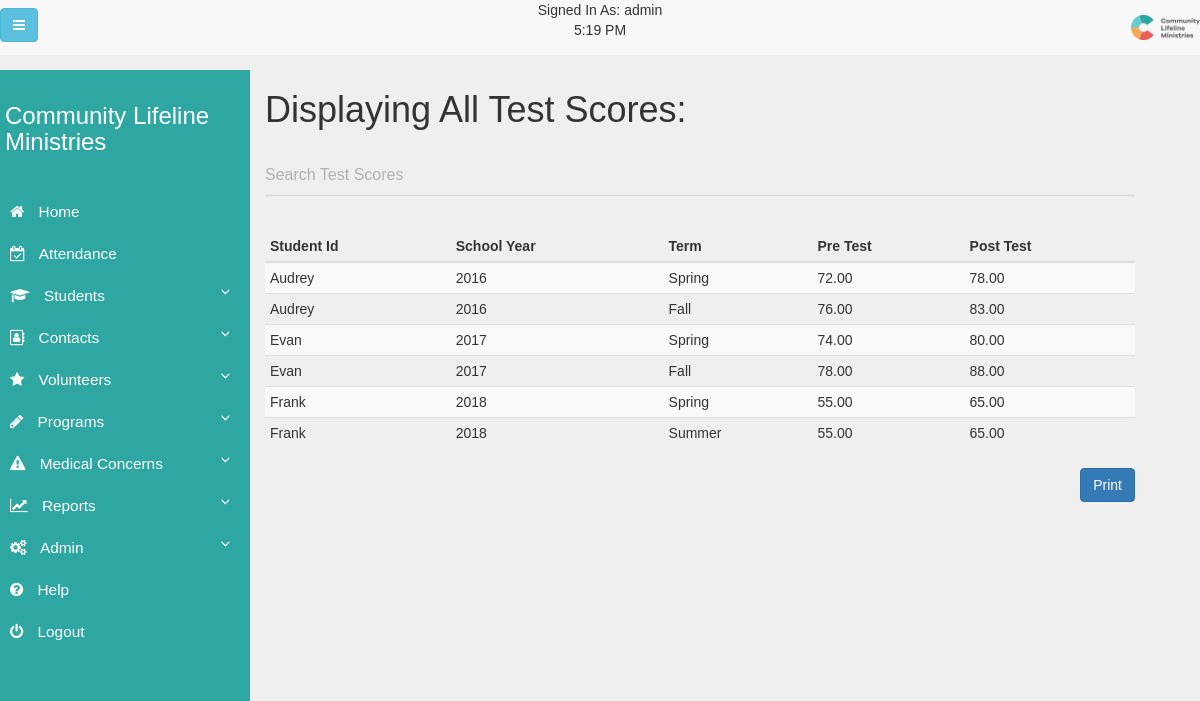
Screenshot of /php-files/show/ShowTestScores.php (signed in) with the database file from the repository.
### tables this page shows
CREATE TABLE Student_Test_Scores (
  Created_Timestamp      TIMESTAMP DEFAULT now(),
  Last_Updated_Timestamp TIMESTAMP DEFAULT CURRENT_TIMESTAMP,
  Author_Username        VARCHAR(30),
  Id                     INT(10)   AUTO_INCREMENT PRIMARY KEY,
  Student_Id             INT(10),
  School_Year            INT(10),
  Term                   VARCHAR(20),
  Pre_Test               DECIMAL(5, 2),
  Post_Test              DECIMAL(5, 2),
  CONSTRAINT FK_Student_Id_To_Students FOREIGN KEY (Student_Id)
  REFERENCES Students (Id)
);

CREATE TABLE Students (
  Created_Timestamp      TIMESTAMP DEFAULT now(),
  Last_Updated_Timestamp TIMESTAMP DEFAULT CURRENT_TIMESTAMP,
  Author_Username        VARCHAR(30),
  Id                     INT(10)   AUTO_INCREMENT PRIMARY KEY,
  Active_Student         TINYINT(1),
  First_Name             VARCHAR(30),
  Last_Name              VARCHAR(30),
  Middle_Name            VARCHAR(30),
  Suffix                 VARCHAR(10),
  Gender                 CHAR(1),
  Birth_Date             VARCHAR(30),
  Address_One            VARCHAR(40),
  Address_Two            VARCHAR(40),
  City                   VARCHAR(30),
  State                  CHAR(2),
  Zip                    INT(5),
  Ethnicity              VARCHAR(30),
  School                 VARCHAR(30),
  Permission_Slip        TINYINT(1),
  Birth_Certificate      TINYINT(1),
  Reduced_Lunch_Eligible TINYINT(1),
  IEP                    TINYINT(1)
);

### php-files/show/ShowTestScores.php (the view, shortened to what this page needs)
<?php
include("../scripts/header.php");
include("../../db/config.php");
$query = "SELECT Students.First_Name, Students.Last_Name,
            Student_Test_Scores.Student_Id,
            Student_Test_Scores.School_Year,
            Student_Test_Scores.Pre_Test,
            Student_Test_Scores.Term,
            Student_Test_Scores.Post_Test
            FROM Students
            JOIN Student_Test_Scores ON Students.Id = Student_Test_Scores.Student_Id";
$result = mysqli_query($db, $query);
?>
<h1>Displaying All Test Scores:</h1>
<div class="col-lg">
    <div class="mdl-textfield mdl-js-textfield mdl-textfield--floating-label">
        <input id="searchInput" class="mdl-textfield__input" name="searchInput" onkeyup="return FilterFields();" type="text"/>
        <label class="mdl-textfield__label" for="searchInput">Search Test Scores</label>
    </div>
</div>
<br />
<div id="print_div">
    <table id="test_scores" class="table table-condensed table-striped">
        <thead>
        <tr>
            <th>Student Id</th>
            <th>School Year</th>
            <th>Term</th>
            <th>Pre Test</th>
            <th>Post Test</th>
        </tr>
        </thead>
        <tbody>
        <?php
        while($row = mysqli_fetch_array($result, MYSQLI_ASSOC)) {
            echo "<tr><td>";
            echo $row['First_Name'];
            echo "</td><td>";
            echo $row['School_Year'];
            echo "</td><td>";
            echo $row['Term'];
            echo "</td><td>";
            echo $row['Pre_Test'];
            echo "</td><td>";
            echo $row['Post_Test'];
            echo "</td></tr>";
        }
        ?>
        </tbody>
    </table>
</div>
<input type="button" class="btn btn-primary pull-right" onclick="printReport('print_div')" value="Print" />
<?php
include("../scripts/footer.php");
?>

### css/mdl-input-styles.css (style rules this page uses)
.mdl-textfield { position: relative; font-size: 17px; display: inline-block; box-sizing: border-box; width: 100%; max-width: 100%; margin: 0; padding: 25px 0 15px 0; font-weight: 300; }
.mdl-textfield__input { border: none; border-bottom: 1px solid rgba(0, 0, 0, .12); display: block; font-size: 16px; font-family: "Helvetica", "Arial", sans-serif; margin: 0; padding: 4px 0; width: 100%; background: 0 0; text-align: left; color: inherit }
.mdl-textfield__label { bottom: 0; color: rgba(0, 0, 0, .26); font-size: 16px; font-weight: 300; left: 0; right: 0; pointer-events: none; position: absolute; display: block; top: 24px; width: 100%; overflow: hidden; white-space: nowrap; text-align: left }
.mdl-textfield--floating-label .mdl-textfield__label { transition-duration: .2s; transition-timing-function: cubic-bezier(.4, 0, .2, 1) }
.mdl-textfield__label:after { background-color: #7fc6a6; bottom: 10px; content: ''; height: 2px; left: 45%; position: absolute; transition-duration: .2s; transition-timing-function: cubic-bezier(.4, 0, .2, 1); visibility: hidden; width: 10px }

### css/clm.css (style rules this page uses)
body { font-family: 'Verdana', sans-serif; background: #efefef; padding-top: 70px; }

### css/table-styles.css (style rules this page uses)
*, *:after, *::before { -webkit-box-sizing: border-box; -moz-box-sizing: border-box; box-sizing: border-box; }

### rows the page displays
student_test_scores: Student_Id.First_Name "Audrey", School_Year "2016", Term "Spring", Pre_Test "72.00", Post_Test "78.00"
student_test_scores: Student_Id.First_Name "Audrey", School_Year "2016", Term "Fall", Pre_Test "76.00", Post_Test "83.00"
student_test_scores: Student_Id.First_Name "Evan", School_Year "2017", Term "Spring", Pre_Test "74.00", Post_Test "80.00"
student_test_scores: Student_Id.First_Name "Evan", School_Year "2017", Term "Fall", Pre_Test "78.00", Post_Test "88.00"
student_test_scores: Student_Id.First_Name "Frank", School_Year "2018", Term "Spring", Pre_Test "55.00", Post_Test "65.00"
student_test_scores: Student_Id.First_Name "Frank", School_Year "2018", Term "Summer", Pre_Test "55.00", Post_Test "65.00"

### other values shown
$userMakingChanges "admin"
$timeToDisplay "5:19 PM"
